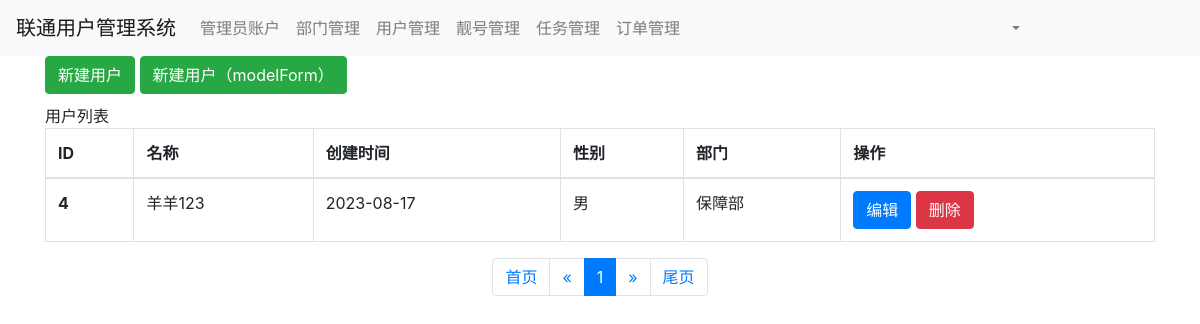
Screenshot of /user/list/ (signed in) with the database file from the repository.
### app01/models.py (models this page shows, shortened)
class UserInfo(models.Model):
    name = models.CharField(verbose_name="姓名", max_length=16)
    password = models.CharField(verbose_name="密码", max_length=64)
    age = models.IntegerField(verbose_name="年龄")
    account = models.DecimalField(verbose_name="账户余额", max_digits=10, decimal_places=2, default=0)
    creat_time = models.DateField(verbose_name="入职时间")  # 只包含年月日
    depart = models.ForeignKey(verbose_name="部门", to="Department", to_field="id", on_delete=models.CASCADE)
    gender_choices = (
        (1, "男"),
        (2, "女")
    )
    gender = models.SmallIntegerField(verbose_name="性别", choices=gender_choices)

class Department(models.Model):
    title = models.CharField(max_length=32, verbose_name="标题")

### app01/views.py (the view)
# urls.py: path('user/list/', views.user_list),
def user_list(request):
    queryset = models.UserInfo.objects.all()
    page_object = Pagination(queryset=queryset, request=request)
    context = {
        "queryset": page_object.page_queryset,
        "page_string": page_object.gennerate_html(),
    }
    return render(request, "user_list.html", context)

### app01/templates/user_list.html (shortened to what this page needs)
{% extends "base.html" %}
{% block content %}
    <div>
        <div class="container">
            <div style="display: inline-block;margin-bottom: 10px">
                <a class="btn btn-success" href="/user/add">
                    新建用户
                </a>
            </div>
            <div style="display: inline-block;margin-bottom: 10px">
                <a class="btn btn-success" href="/user/add_by_modelForm">
                    新建用户（modelForm）
                </a>
            </div>
            <div class="panel panel-default">
                <div class="panel-heading">
                    用户列表
                </div>
                <table class="table table-bordered">
                    <thead>
                    <tr>
                        <th>ID</th>
                        <th>名称</th>
                        <th>创建时间</th>
                        <th>性别</th>
                        <th>部门</th>
                        <th>操作</th>
                    </tr>
                    </thead>
                    <tbody>
                    {% for object in queryset %}
                        <tr>
                            <th scope="row">{{ object.id }}</th>
                            <td>{{ object.name }}</td>
                            <td>{{ object.creat_time|date:"Y-m-d" }}</td>
                            <td>{{ object.get_gender_display }}</td>
                            <td>{{ object.depart.title }}</td>
                            <td>
                                <a class="btn btn-primary btn-xs"
                                   href="/user/edit/{{ object.id }}">编辑</a>
                                <a class=" btn btn-danger btn-xs" href="/user/delete/{{ object.id }}">删除</a>
                            </td>
                        </tr>
                    {% endfor %}
                    </tbody>
                </table>
            </div>
            {{ page_string }}
        </div>
    </div>
{% endblock %}

### rows the page displays
UserInfo: id "4", name "羊羊123", creat_time "2023-08-17", gender "男", depart "保障部"

### other values shown
{{ page_string }} "首页 « 1 » 尾页"
